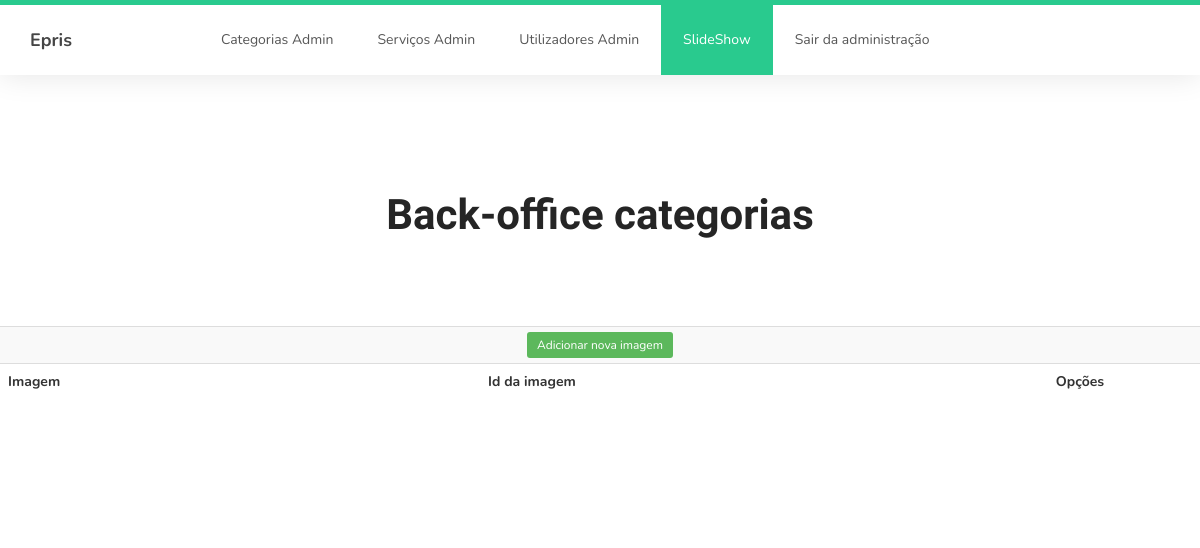
The app's page /admin/slideBackOffice.php, older data.
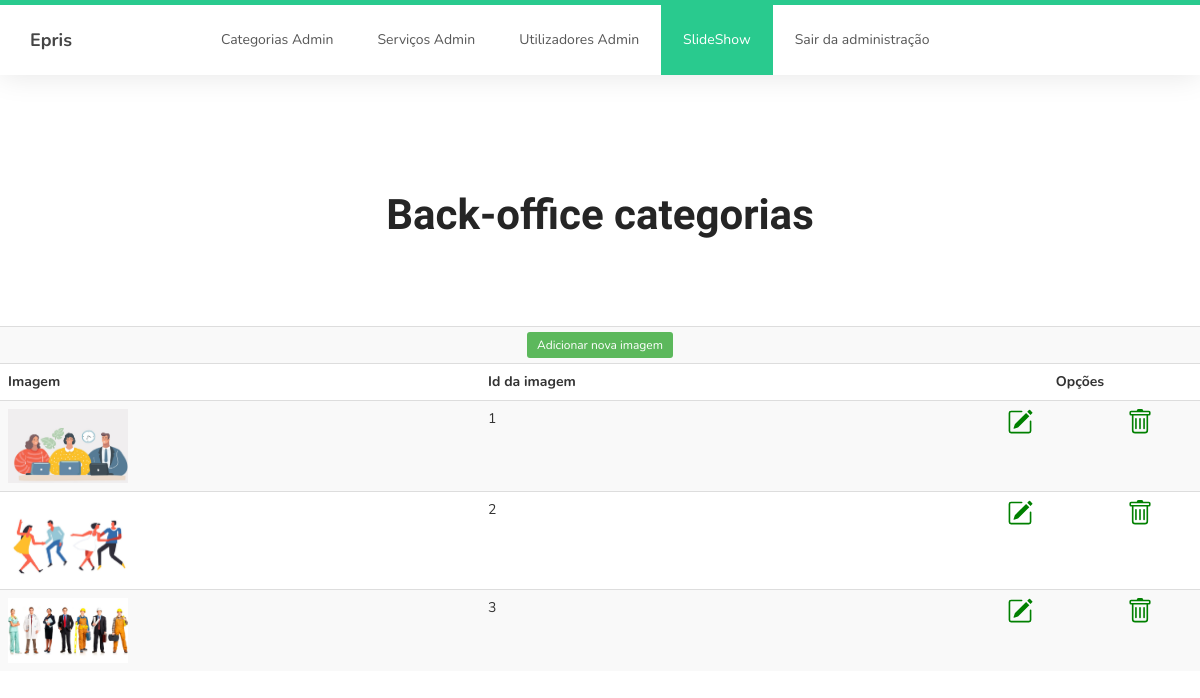
The same page, newer data.
### tables this page shows
CREATE TABLE `slideshow`  (
  `idslideShow` int(11) NOT NULL AUTO_INCREMENT,
  `UrlSlideShow` varchar(45) NOT NULL,
  PRIMARY KEY (`idslideShow`) USING BTREE
);

### admin/slideBackOffice.php (the view, shortened to what this page needs)
<?php
include_once("../includes/body.inc.php");
topAJAXAdmin(MAIS);
$sql ="Select * from slideshow";
$result=mysqli_query($con,$sql);
?>
<section>
    <div class="container">
        <div class="text-center" style="margin-bottom: 5%">
            <h1>Back-office categorias</h1>
            <br>
        </div>
    </div>
    <div id="tableContent">
        <table class='table table-striped' width="100%">
            <tr>
                <td colspan="4"  align='center' style="vertical-align: middle">
                    <a class="btn-sm btn-success" href="../admin/adicionaSlideShow.php">Adicionar nova imagem</a>
                </td>
            </tr>
            <tr>
                <th width="40%">Imagem</th>
                <th width="40%">Id da imagem</th>
                <th colspan="2" style="text-align: center">Opções</th>
            </tr>
            <?php
            while($dados=mysqli_fetch_array($result)){
                ?>
                <tr>
                    <td><img width="120" src="../<?php echo $dados['UrlSlideShow']?>"></td>
                    <td><?php echo $dados['idslideShow']?></td>
                    <td align="center"><a href="editarSlideShow.php?id=<?php echo $dados['idslideShow']?>"></a></td>
                    <td align="center"><a onclick="confirmaElimina(<?php echo $dados['idslideShow'] ?>)"></a></td>
                </tr>
                <?php
            }
            ?>
        </table>
    </div>
</section>
<?php
bottomAdmin();
?>

### includes/body.inc.php (shortened to what this page needs)
<?php
function bottomAdmin(){
?>
</body>
</html>
    <?php
}
    function topAJAXAdmin($menu=HOME){
    ?>
    <!DOCTYPE html>
    <html lang="en">
    <head>
        <link rel="stylesheet" href="../css/bootstrap.min.css">
        <link rel="stylesheet" href="../css/font-awesome.min.css">
        <link rel="stylesheet" href="../css/owl.carousel.css">
        <link rel="stylesheet" href="../css/owl.theme.default.min.css">
        <link rel="stylesheet" href="../css/style.css">
    </head>
    <body id="top" data-spy="scroll" data-target=".navbar-collapse" data-offset="50">
    <section class="navbar custom-navbar navbar-fixed-top" role="navigation">
        <div class="container">
            <div class="navbar-header">
                <a class="navbar-brand">Epris</a>
            </div>
            <div class="collapse navbar-collapse">
                <ul class="nav navbar-nav navbar-nav-first">
                    <li <?php if ($menu==OFFERS) echo "class=\"active\"";?>><a href="offersAdmin.php">Categorias Admin</a></li>
                    <li <?php if ($menu==CONTACTO) echo "class=\"active\"";?>><a href="servicosAdmin.php">Serviços Admin</a></li>
                    <li <?php if ($menu==HOME) echo "class=\"active\"";?>><a href="utilizadorAtivoDesativo.php">Utilizadores Admin</a></li>
                    <li <?php if ($menu==MAIS) echo "class=\"active\"";?>><a href="slideBackOffice">SlideShow</a></li>
                    <li><a href="../index.php">Sair da administração</a></li>
                </ul>
            </div>
        </div>
    </section>
<?php
}
?>

### css/style.css (style rules this page uses)
body { background: #ffffff; font-family: 'Nunito', sans-serif; overflow-x: hidden; padding-top: 70px; }
h1,h2,h3,h4,h5,h6 { font-family: 'Muli', sans-serif; font-weight: bold; line-height: inherit; }
h1 { color: #252525; font-size: 3em; line-height: normal; }
html { -webkit-font-smoothing: antialiased; }
a { color: #252525; -webkit-transition: 0.5s; transition: 0.5s; text-decoration: none !important; }
a, input, button, .form-control { -webkit-transition: 0.5s; transition: 0.5s; }
section { position: relative; padding: 100px 0; }
.custom-navbar { background: #ffffff; border-top: 5px solid #29ca8e; border-bottom: 0; -webkit-box-shadow: 0 1px 30px rgba(0, 0, 0, 0.1); -moz-box-shadow: 0 1px 30px rgba(0, 0, 0, 0.1); box-shadow: 0 1px 30px rgba(0, 0, 0, 0.1); padding: 12px 0; margin-bottom: 0; padding: 0; }
.custom-navbar .navbar-brand { color: #454545; font-size: 18px; font-weight: bold; line-height: 40px; }
.custom-navbar .navbar-nav.navbar-nav-first { margin-left: 8em; }
.custom-navbar .nav li a { line-height: 40px; color: #575757; padding-right: 22px; padding-left: 22px; }
.custom-navbar .nav li.active > a { background-color: #29ca8e; color: #ffffff; }
section, .section-background .item, .section-background .courses-thumb, .section-background .team-thumb, main > section:nth-child(even) .item, main > section:nth-child(even) .courses-thumb, main > section:nth-child(even) .team-thumb, main > section { background: #fff; }

Row changes from the older to the newer data that the page shows:
added slideshow: UrlSlideShow (picture), idslideShow "1"
added slideshow: UrlSlideShow (picture), idslideShow "2"
added slideshow: UrlSlideShow (picture), idslideShow "3"
